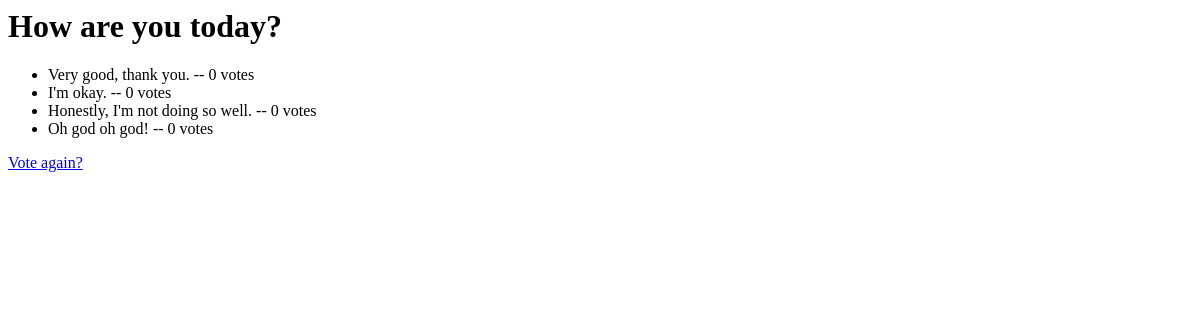
The page /polls/2/results/ on the database as committed earlier.
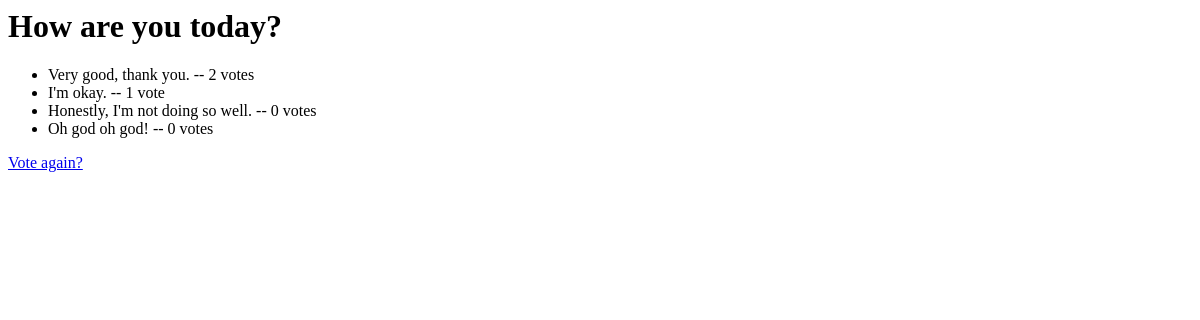
The same page on the database as committed later.
### polls/models.py (models this page shows, shortened)
class Poll(models.Model):
    question = models.CharField(max_length=200)
    pub_date = models.DateTimeField('date published')
    def was_published_recently(self):
        """was this poll published in the past day?"""
        return self.pub_date >= timezone.now() - datetime.timedelta(days=1)
    was_published_recently.admin_order_field = 'pub_date'
    was_published_recently.boolean = True
    was_published_recently.short_description = "Published recently?"

class Choice(models.Model):
    poll = models.ForeignKey(Poll)
    choice = models.CharField(max_length=200)
    votes = models.IntegerField()

### polls/views.py (the view)
# urls.py: url(r'^polls/(?P<poll_id>\d+)/results/$', 'polls.views.results'),
def results(request, poll_id):
    p = get_object_or_404(Poll, pk=poll_id)
    return render_to_response('polls/results.html', {'poll': p})

### templates/polls/results.html
<h1>{{ poll.question }}</h1>
<ul>
{% for choice in poll.choice_set.all %}
    <li>{{ choice.choice }} -- {{ choice.votes }} vote{{ choice.votes|pluralize }}</li>
{% endfor %}
</ul>
<a href="/polls/{{ poll.id }}/">Vote again?</a>

Rows that differ between the two databases and show on the page:
changed Choice "Very good, thank you.": votes "0" → "2"
changed Choice "I'm okay.": votes "0" → "1"
